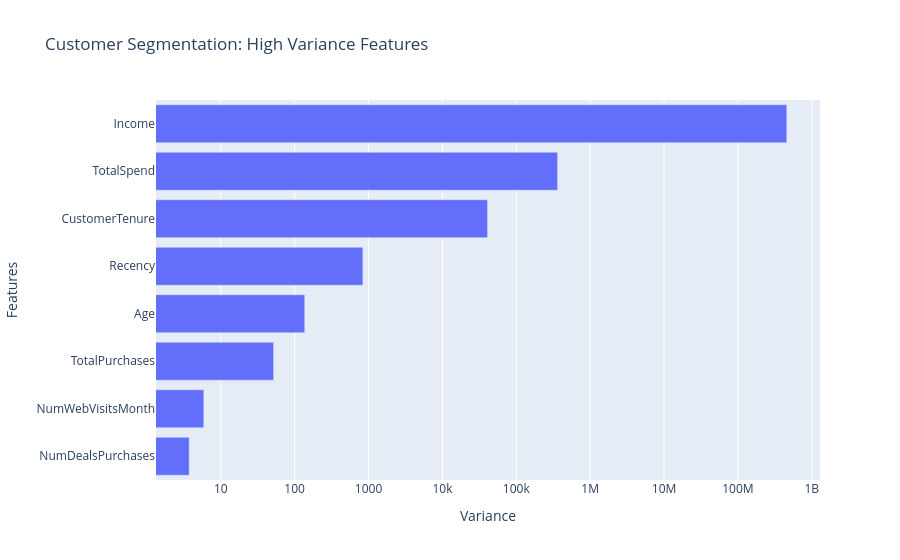

Notebook code for this chart:
### Code cell
# horizontal bar chart to confirm the 8 selected features have the highest variance
fig = px.bar(
    x=top_features,
    y=top_features.index,
    orientation="h",
    title="Customer Segmentation: High Variance Features")
fig.update_layout(xaxis_title="Variance", yaxis_title="Features")
fig.update_xaxes(type='log')
fig.show()

### Figure 1 — Plotly figure (JSON) as saved in the notebook; plotly's stock layout.template omitted (floating-point values rounded to 4 significant figures)
{"data": [{"hovertemplate": "x=%{x}<br>y=%{y}<extra></extra>", "legendgroup": "", "marker": {"color": "#636efa", "pattern": {"shape": ""}}, "name": "", "orientation": "h", "showlegend": false, "textposition": "auto", "type": "bar", "x": [3.737, 5.89, 51.93, 137.0, 838.5, 40880.0, 362200.0, 458500000.0], "xaxis": "x", "y": ["NumDealsPurchases", "NumWebVisitsMonth", "TotalPurchases", "Age", "Recency", "CustomerTenure", "TotalSpend", "Income"], "yaxis": "y"}], "layout": {"barmode": "relative", "legend": {"tracegroupgap": 0}, "title": {"text": "Customer Segmentation: High Variance Features"}, "xaxis": {"anchor": "y", "domain": [0, 1], "title": {"text": "Variance"}, "type": "log"}, "yaxis": {"anchor": "x", "domain": [0, 1], "title": {"text": "Features"}}}}
